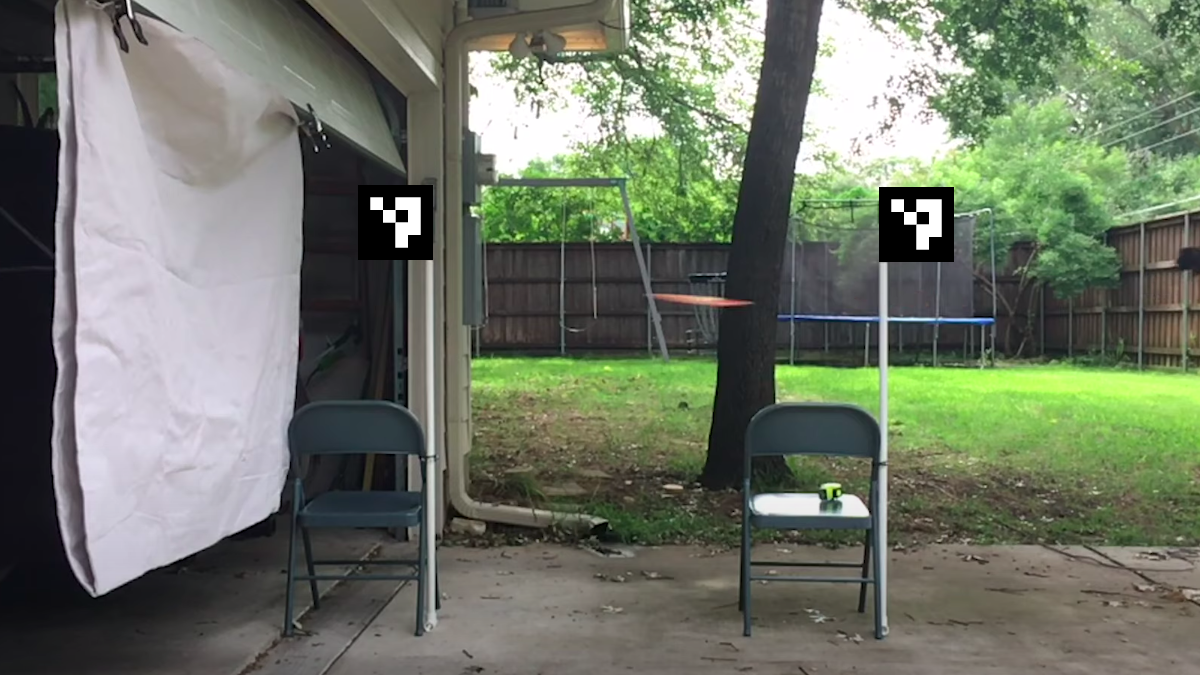
#> input picture test/diff1_marked.png, 1200 x 675 px, given in place of test_throw.mp4, which was not available
$ python main.py
#> lines starting #> are read from the running program, lines starting #| are printed output that depends on the picture; pictures that were not available may be replaced by others from this repository, and a replacement may not be noted
### tools.py
from collections import namedtuple
import math
import time
import numpy as np
import cv2


def crop_roi(img, roi):
    return img[int(roi[1]):int(roi[1]+roi[3]), int(roi[0]):int(roi[0]+roi[2])]

def tuple_int(tpl):
    return tuple([int(x) for x in tpl])

def midpoint(pt1, pt2):
	return (int((pt1[0] + pt2[0]) * 0.5), int((pt1[1] + pt2[1]) * 0.5))

def angle(pt1, pt2):
    return math.tan((pt2[1]-pt1[1]) * 1. / (pt2[0]-pt1[0]))

def distance(pt1, pt2):
    return np.linalg.norm(np.asarray(pt1)-np.asarray(pt2))

class CircularTimeBuffer:
    # [12 lines left out: functions __init__, add, not called in this run]

    def get_prev(self, n=1):
        return self.data[(self.spot -n) % self.max_len]

    def get_prev_time(self, n=1):
        return self.time[(self.spot - n) % self.max_len]

    # [6 lines left out: function get_two, not called in this run]

    def is_full(self):
        return all([x is not None for x in self.data])

class CaptureWrapper:
    def __init__(self, cap):
        self.cap = cap

    def read(self):
        ret, frame = self.cap.read()
#> frame is the input picture: shape (675, 1200, 3); mean B, G, R 103.4, 118.9, 111.7
        if ret == False:
            self.cap.set(cv2.CAP_PROP_POS_FRAMES, 0)
            ret, frame = self.cap.read()
        return ret, frame


def angle(p1, p2):
    return math.tan(-1 * (p2.y-p1.y)/(p2.x-p1.x))

Point = namedtuple("Point", ["x", "y"])

### setup.py
from collections import namedtuple
from dataclasses import dataclass
import math
import cv2
import numpy as np

from tools import distance, tuple_int, Point


class NoVideoFrame(Exception):
    pass


class NoCameraFound(Exception):
    pass


class ArucoSetupError(Exception):
    pass


class NoRegionOfInterest(Exception):
    pass


@dataclass
class BBox:
    tl_x: float
    tl_y: float
    br_x: float
    br_y: float

    def crop_image(self, img: cv2.Mat):
        return img[self.tl_y:self.br_y, self.tl_x:self.br_x]


def get_center(c):
    return Point(int((c[0][0] + c[2][0]) / 2), int((c[0][1] + c[2][1]) / 2))


def draw_aruco(img, corners):
    for c in corners:
        c = [tuple_int(x) for x in c[0]]
        img = cv2.line(img, c[0], c[1], color=(0, 255, 0))
        img = cv2.line(img, c[1], c[2], color=(0, 255, 0))
        img = cv2.line(img, c[2], c[3], color=(0, 255, 0))
        img = cv2.line(img, c[3], c[0], color=(0, 255, 0))
    return img


# [27 lines left out: function find_camera, not called in this run]


def draw_line_between_arucos(img, corners, aruco_size_mm=100):
    if len(corners) == 2:
        centers = [None, None]
        aruco_dists = []
        grn = (0, 255, 0)
        for i, c in enumerate(corners):
            c = [tuple_int(x) for x in c[0]]
            for j in range(4):
                aruco_dists.append(distance(c[j], c[(j+1) % 4]))
            centers[i] = get_center(c)

        aruco_dist = np.mean(aruco_dists)
        dist_between = distance(centers[0], centers[1])
        img = cv2.circle(img, centers[0], 3, grn)
        img = cv2.circle(img, centers[1], 3, grn)
        img = cv2.line(img, centers[0], centers[1], color=grn)

        # Distance in feet
        dist = dist_between/aruco_dist * aruco_size_mm * 0.00328084

        img = cv2.putText(img, f"Approximate Distance Between Aruco {round(dist*10)/10.}FT'", (
            5, 20), cv2.FONT_HERSHEY_SIMPLEX, .8, (255, 255, 255))
        return img
    return img


def detect_aruco(img):
    aruco_params = cv2.aruco.DetectorParameters_create()
    aruco_dict = cv2.aruco.Dictionary_get(cv2.aruco.DICT_4X4_100)
    (corners, ids, rejected) = cv2.aruco.detectMarkers(
        img, aruco_dict, parameters=aruco_params)
#> corners = ([[879, 187], [953, 187], [953, 261], [879, 261]],); ids = [0]; rejected = 23 items

    return corners, ids, rejected


# [11 lines left out: function setup_roi, not called in this run]


def setup_area(img, spacing=5):
    """Function to setup the measure area

    Args:
        img (cv2.Mat): image of the setup
        spacing (int, optional): The measured distance between the two points in feet. Defaults to 5.

    Returns:
        (float, (point, point)): The pixels per inch, and the 2 center points of hte aruco tags
    """
    corners, ids, rejected = detect_aruco(img)
#> ids = [0]; rejected = 23 items
    img = draw_aruco(img, corners)
#> the loop in draw_aruco, `for c in corners:` made 1 pass
#> c on pass 1: [(879, 187), (953, 187), (953, 261), (879, 261)]
    img = draw_line_between_arucos(img, corners)

    if ids is None:
        img = cv2.putText(img, "No Aruco's found", (5, int(
            img.shape[0]*.95)), cv2.FONT_HERSHEY_SIMPLEX, .6, (255, 255, 255), 1)
        return None, None
    if len(ids) != 2:
        img = cv2.putText(img, "(2) Aruco's not found", (5, int(
            img.shape[0]*.95)), cv2.FONT_HERSHEY_SIMPLEX, .6, (255, 255, 255), 1)
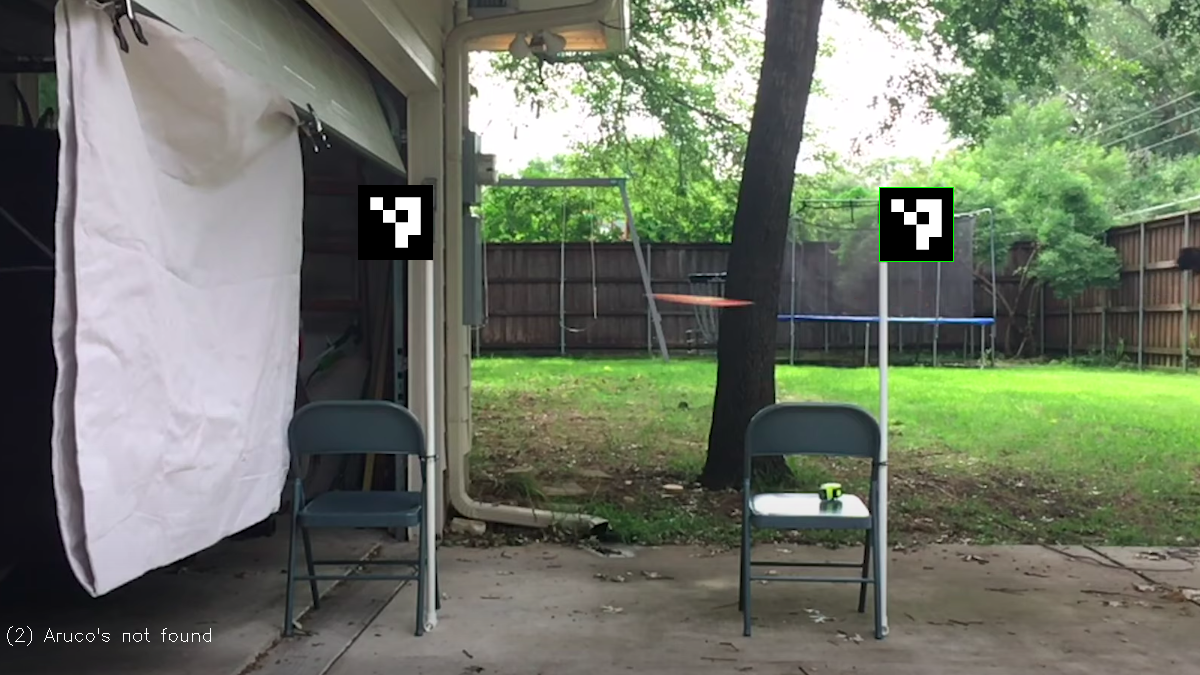
#> img: shape (675, 1200, 3); mean B, G, R 103.5, 119.1, 111.8
        return None, None

    p1 = get_center(corners[0][0])
    p2 = get_center(corners[1][0])

    # swap points if backwards so that p1 is the left most aruco
    if p1.x > p2.x:
        p_temp = p2
        p2 = p1
        p1 = p_temp

    return abs(p2.x-p1.x) * 1. / (spacing * 12), (p1, p2)


# [7 lines that do not run on import are left out]

### main.py
from cmath import pi
import cv2
import sys

from get_diff import get_diff, process_imgs
from setup import find_camera, setup_area, setup_roi
from sql import connect_db, save_throw
from tools import CaptureWrapper, CircularTimeBuffer, angle, crop_roi
import time

def main(cam_id = None, debug=False, loop=False):

    # Setup Camera
    if cam_id is None:
        vid = find_camera()
    else:
        vid = cv2.VideoCapture(cam_id)

    fps = vid.get(cv2.CAP_PROP_FPS)

    if loop:
        vid = CaptureWrapper(vid)

    # Setup Environment
    while(True):
        ret, frame = vid.read()
        if frame is None:
            continue

        ppi, points = setup_area(frame)

        cv2.imshow("Setup", frame)
        if cv2.waitKey(10) & 0xFF == ord('c') and ppi is not None:
#> (key q is pressed here)
            cv2.destroyAllWindows()
            break
        if cv2.waitKey(10) & 0xFF == ord('q'):
#> (key q is pressed here)
            sys.exit()
#> (the program exits here)

$ run again, on test/diff2_marked.png
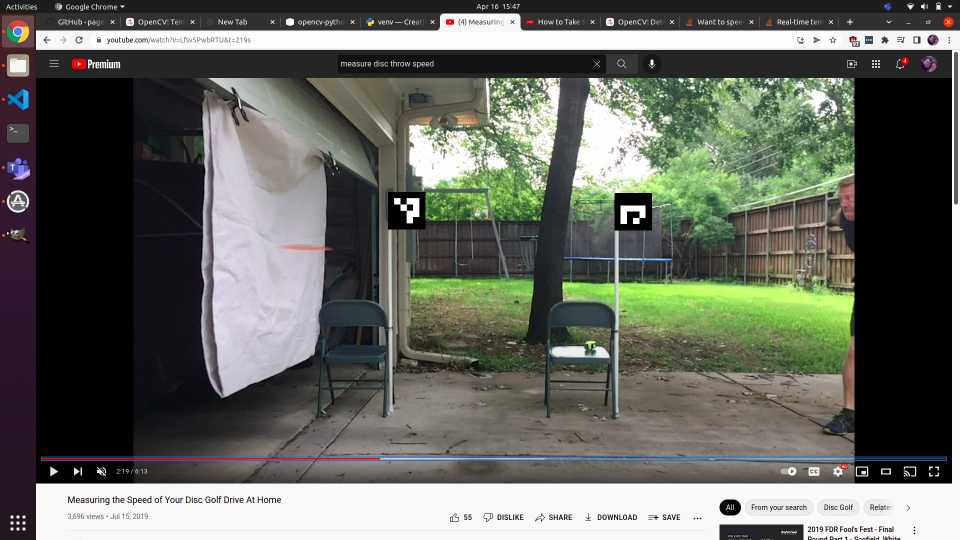
#> input picture test/diff2_marked.png, 1920 x 1080 px, given in place of test_throw.mp4, which was not available (shown at 1/2 size)
#> in read, frame is the input picture: shape (1080, 1920, 3); mean B, G, R 96.2, 104.1, 101.5
#> in detect_aruco, `(corners, ids, rejected) = cv2.aruco.detectMarkers( img, aruco_dict, p..`: corners = ([[1229, 386], [1303, 386], [1303, 460], [1229, 460]], [[776, 384], [850, 384], [850, 458], [776, 458]]); ids = [1, 0]; rejected = 45 items
#> in setup_area, `corners, ids, rejected = detect_aruco(img)`: ids = [1, 0]; rejected = 45 items
#> the loop in draw_aruco, `for c in corners:` made 2 passes
#> c on passes 1 to 2: [(1229, 386), (1303, 386), (1303, 460), (1229, 460)], [(776, 384), (850, 384), (850, 458), (776, 458)]
#> the loop in draw_line_between_arucos, `for i, c in enumerate(corners):` made 2 passes
#> after the loop in draw_line_between_arucos, `for i, c in enumerate(corners):`: aruco_dists = [74, 74, 74, 74, 74, 74, 74, 74]; centers = [(1266, 423), (813, 421)]
#> aruco_dist = 74
#> dist_between = 453
#> dist = 2.01
#> in draw_line_between_arucos, `img = cv2.putText(img, f"Approximate Distance Between Aruco {round(dis..`:
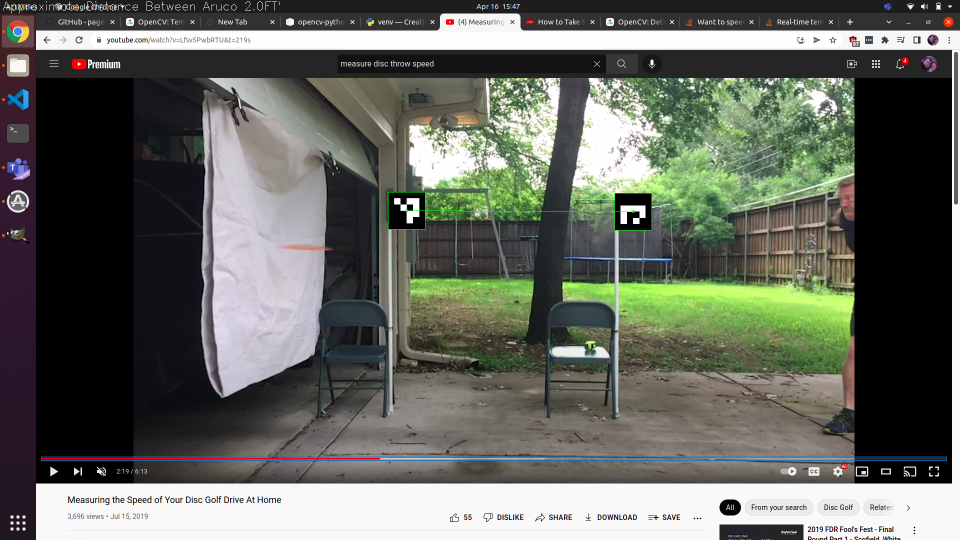
#> img: shape (1080, 1920, 3) (shown at 1/2 size); mean B, G, R 96.3, 104.3, 101.6
#> in setup_area, `p1 = get_center(corners[0][0])`: p1 = (1266, 423)
#> in setup_area, `p2 = get_center(corners[1][0])`: p2 = (813, 421)
#> in setup_area, `p2 = p1`: p2 = (1266, 423)
#> in setup_area, `p1 = p_temp`: p1 = (813, 421)
#> ppi = 7.55; points = ((813, 421), (1266, 423))
